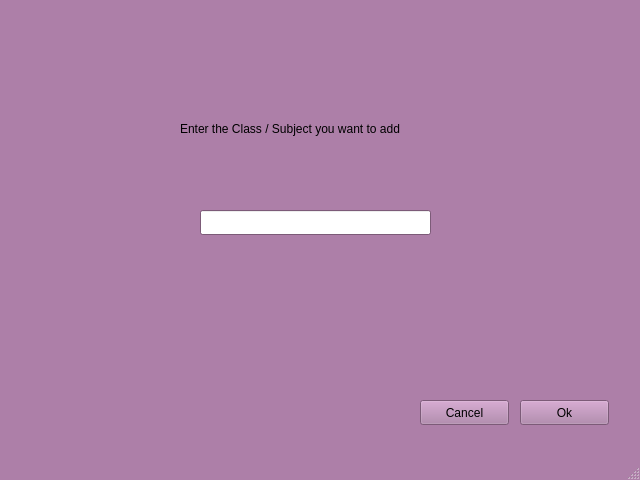
<?xml version="1.0" encoding="UTF-8"?>
<ui version="4.0">
 <class>AddClass</class>
 <widget class="QMainWindow" name="AddClass">
  <property name="geometry">
   <rect>
    <x>0</x>
    <y>0</y>
    <width>640</width>
    <height>480</height>
   </rect>
  </property>
  <property name="palette">
   <palette>
    <active>
     <colorrole role="WindowText">
      <brush brushstyle="SolidPattern">
       <color alpha="255">
        <red>0</red>
        <green>0</green>
        <blue>0</blue>
       </color>
      </brush>
     </colorrole>
     <colorrole role="Button">
      <brush brushstyle="SolidPattern">
       <color alpha="255">
        <red>173</red>
        <green>127</green>
        <blue>168</blue>
       </color>
      </brush>
     </colorrole>
     <colorrole role="Light">
      <brush brushstyle="SolidPattern">
       <color alpha="255">
        <red>255</red>
        <green>192</green>
        <blue>249</blue>
       </color>
      </brush>
     </colorrole>
     <colorrole role="Midlight">
      <brush brushstyle="SolidPattern">
       <color alpha="255">
        <red>214</red>
        <green>159</green>
        <blue>208</blue>
       </color>
      </brush>
     </colorrole>
     <colorrole role="Dark">
      <brush brushstyle="SolidPattern">
       <color alpha="255">
        <red>86</red>
        <green>63</green>
        <blue>84</blue>
       </color>
      </brush>
     </colorrole>
     <colorrole role="Mid">
      <brush brushstyle="SolidPattern">
       <color alpha="255">
        <red>115</red>
        <green>84</green>
        <blue>112</blue>
       </color>
      </brush>
     </colorrole>
     <colorrole role="Text">
      <brush brushstyle="SolidPattern">
       <color alpha="255">
        <red>0</red>
        <green>0</green>
        <blue>0</blue>
       </color>
      </brush>
     </colorrole>
     <colorrole role="BrightText">
      <brush brushstyle="SolidPattern">
       <color alpha="255">
        <red>255</red>
        <green>255</green>
        <blue>255</blue>
       </color>
      </brush>
     </colorrole>
     <colorrole role="ButtonText">
      <brush brushstyle="SolidPattern">
       <color alpha="255">
        <red>0</red>
        <green>0</green>
        <blue>0</blue>
       </color>
      </brush>
     </colorrole>
     <colorrole role="Base">
      <brush brushstyle="SolidPattern">
       <color alpha="255">
        <red>255</red>
        <green>255</green>
        <blue>255</blue>
       </color>
      </brush>
     </colorrole>
     <colorrole role="Window">
      <brush brushstyle="SolidPattern">
       <color alpha="255">
        <red>173</red>
        <green>127</green>
        <blue>168</blue>
       </color>
      </brush>
     </colorrole>
     <colorrole role="Shadow">
      <brush brushstyle="SolidPattern">
       <color alpha="255">
        <red>0</red>
        <green>0</green>
        <blue>0</blue>
       </color>
      </brush>
     </colorrole>
     <colorrole role="AlternateBase">
      <brush brushstyle="SolidPattern">
       <color alpha="255">
        <red>214</red>
        <green>191</green>
        <blue>211</blue>
       </color>
      </brush>
     </colorrole>
     <colorrole role="ToolTipBase">
      <brush brushstyle="SolidPattern">
       <color alpha="255">
        <red>255</red>
        <green>255</green>
        <blue>220</blue>
       </color>
      </brush>
     </colorrole>
     <colorrole role="ToolTipText">
      <brush brushstyle="SolidPattern">
       <color alpha="255">
        <red>0</red>
        <green>0</green>
        <blue>0</blue>
       </color>
      </brush>
     </colorrole>
    </active>
    <inactive>
     <colorrole role="WindowText">
      <brush brushstyle="SolidPattern">
       <color alpha="255">
        <red>0</red>
        <green>0</green>
        <blue>0</blue>
       </color>
      </brush>
     </colorrole>
     <colorrole role="Button">
      <brush brushstyle="SolidPattern">
       <color alpha="255">
        <red>173</red>
        <green>127</green>
        <blue>168</blue>
       </color>
      </brush>
     </colorrole>
     <colorrole role="Light">
      <brush brushstyle="SolidPattern">
       <color alpha="255">
        <red>255</red>
        <green>192</green>
        <blue>249</blue>
       </color>
      </brush>
     </colorrole>
     <colorrole role="Midlight">
      <brush brushstyle="SolidPattern">
       <color alpha="255">
        <red>214</red>
        <green>159</green>
        <blue>208</blue>
       </color>
      </brush>
     </colorrole>
     <colorrole role="Dark">
      <brush brushstyle="SolidPattern">
       <color alpha="255">
        <red>86</red>
        <green>63</green>
        <blue>84</blue>
       </color>
      </brush>
     </colorrole>
     <colorrole role="Mid">
      <brush brushstyle="SolidPattern">
       <color alpha="255">
        <red>115</red>
        <green>84</green>
        <blue>112</blue>
       </color>
      </brush>
     </colorrole>
     <colorrole role="Text">
      <brush brushstyle="SolidPattern">
       <color alpha="255">
        <red>0</red>
        <green>0</green>
        <blue>0</blue>
       </color>
      </brush>
     </colorrole>
     <colorrole role="BrightText">
      <brush brushstyle="SolidPattern">
       <color alpha="255">
        <red>255</red>
        <green>255</green>
        <blue>255</blue>
       </color>
      </brush>
     </colorrole>
     <colorrole role="ButtonText">
      <brush brushstyle="SolidPattern">
       <color alpha="255">
        <red>0</red>
        <green>0</green>
        <blue>0</blue>
       </color>
      </brush>
     </colorrole>
     <colorrole role="Base">
      <brush brushstyle="SolidPattern">
       <color alpha="255">
        <red>255</red>
        <green>255</green>
        <blue>255</blue>
       </color>
      </brush>
     </colorrole>
     <colorrole role="Window">
      <brush brushstyle="SolidPattern">
       <color alpha="255">
        <red>173</red>
        <green>127</green>
        <blue>168</blue>
       </color>
      </brush>
     </colorrole>
     <colorrole role="Shadow">
      <brush brushstyle="SolidPattern">
       <color alpha="255">
        <red>0</red>
        <green>0</green>
        <blue>0</blue>
       </color>
      </brush>
     </colorrole>
     <colorrole role="AlternateBase">
      <brush brushstyle="SolidPattern">
       <color alpha="255">
        <red>214</red>
        <green>191</green>
        <blue>211</blue>
       </color>
      </brush>
     </colorrole>
     <colorrole role="ToolTipBase">
      <brush brushstyle="SolidPattern">
       <color alpha="255">
        <red>255</red>
        <green>255</green>
        <blue>220</blue>
       </color>
      </brush>
     </colorrole>
     <colorrole role="ToolTipText">
      <brush brushstyle="SolidPattern">
       <color alpha="255">
        <red>0</red>
        <green>0</green>
        <blue>0</blue>
       </color>
      </brush>
     </colorrole>
    </inactive>
    <disabled>
     <colorrole role="WindowText">
      <brush brushstyle="SolidPattern">
       <color alpha="255">
        <red>86</red>
        <green>63</green>
        <blue>84</blue>
       </color>
      </brush>
     </colorrole>
     <colorrole role="Button">
      <brush brushstyle="SolidPattern">
       <color alpha="255">
        <red>173</red>
        <green>127</green>
        <blue>168</blue>
       </color>
      </brush>
     </colorrole>
     <colorrole role="Light">
      <brush brushstyle="SolidPattern">
       <color alpha="255">
        <red>255</red>
        <green>192</green>
        <blue>249</blue>
       </color>
      </brush>
     </colorrole>
     <colorrole role="Midlight">
      <brush brushstyle="SolidPattern">
       <color alpha="255">
        <red>214</red>
        <green>159</green>
        <blue>208</blue>
       </color>
      </brush>
     </colorrole>
     <colorrole role="Dark">
      <brush brushstyle="SolidPattern">
       <color alpha="255">
        <red>86</red>
        <green>63</green>
        <blue>84</blue>
       </color>
      </brush>
     </colorrole>
     <colorrole role="Mid">
      <brush brushstyle="SolidPattern">
       <color alpha="255">
        <red>115</red>
        <green>84</green>
        <blue>112</blue>
       </color>
      </brush>
     </colorrole>
     <colorrole role="Text">
      <brush brushstyle="SolidPattern">
       <color alpha="255">
        <red>86</red>
        <green>63</green>
        <blue>84</blue>
       </color>
      </brush>
     </colorrole>
     <colorrole role="BrightText">
      <brush brushstyle="SolidPattern">
       <color alpha="255">
        <red>255</red>
        <green>255</green>
        <blue>255</blue>
       </color>
      </brush>
     </colorrole>
     <colorrole role="ButtonText">
      <brush brushstyle="SolidPattern">
       <color alpha="255">
        <red>86</red>
        <green>63</green>
        <blue>84</blue>
       </color>
      </brush>
     </colorrole>
     <colorrole role="Base">
      <brush brushstyle="SolidPattern">
       <color alpha="255">
        <red>173</red>
        <green>127</green>
        <blue>168</blue>
       </color>
      </brush>
     </colorrole>
     <colorrole role="Window">
      <brush brushstyle="SolidPattern">
       <color alpha="255">
        <red>173</red>
        <green>127</green>
        <blue>168</blue>
       </color>
      </brush>
     </colorrole>
     <colorrole role="Shadow">
      <brush brushstyle="SolidPattern">
       <color alpha="255">
        <red>0</red>
        <green>0</green>
        <blue>0</blue>
       </color>
      </brush>
     </colorrole>
     <colorrole role="AlternateBase">
      <brush brushstyle="SolidPattern">
       <color alpha="255">
        <red>173</red>
        <green>127</green>
        <blue>168</blue>
       </color>
      </brush>
     </colorrole>
     <colorrole role="ToolTipBase">
      <brush brushstyle="SolidPattern">
       <color alpha="255">
        <red>255</red>
        <green>255</green>
        <blue>220</blue>
       </color>
      </brush>
     </colorrole>
     <colorrole role="ToolTipText">
      <brush brushstyle="SolidPattern">
       <color alpha="255">
        <red>0</red>
        <green>0</green>
        <blue>0</blue>
       </color>
      </brush>
     </colorrole>
    </disabled>
   </palette>
  </property>
  <property name="windowTitle">
   <string>MainWindow</string>
  </property>
  <widget class="QWidget" name="centralwidget">
   <widget class="QPushButton" name="cancel_class">
    <property name="geometry">
     <rect>
      <x>420</x>
      <y>400</y>
      <width>89</width>
      <height>25</height>
     </rect>
    </property>
    <property name="text">
     <string>Cancel</string>
    </property>
   </widget>
   <widget class="QLineEdit" name="lineEdit">
    <property name="geometry">
     <rect>
      <x>200</x>
      <y>210</y>
      <width>231</width>
      <height>25</height>
     </rect>
    </property>
   </widget>
   <widget class="QLabel" name="label">
    <property name="geometry">
     <rect>
      <x>180</x>
      <y>120</y>
      <width>281</width>
      <height>17</height>
     </rect>
    </property>
    <property name="text">
     <string>Enter the Class / Subject you want to add</string>
    </property>
   </widget>
   <widget class="QPushButton" name="ok_class">
    <property name="geometry">
     <rect>
      <x>520</x>
      <y>400</y>
      <width>89</width>
      <height>25</height>
     </rect>
    </property>
    <property name="text">
     <string>Ok</string>
    </property>
   </widget>
  </widget>
  <widget class="QMenuBar" name="menubar">
   <property name="geometry">
    <rect>
     <x>0</x>
     <y>0</y>
     <width>640</width>
     <height>22</height>
    </rect>
   </property>
  </widget>
  <widget class="QStatusBar" name="statusbar"/>
 </widget>
 <resources/>
 <connections/>
</ui>
